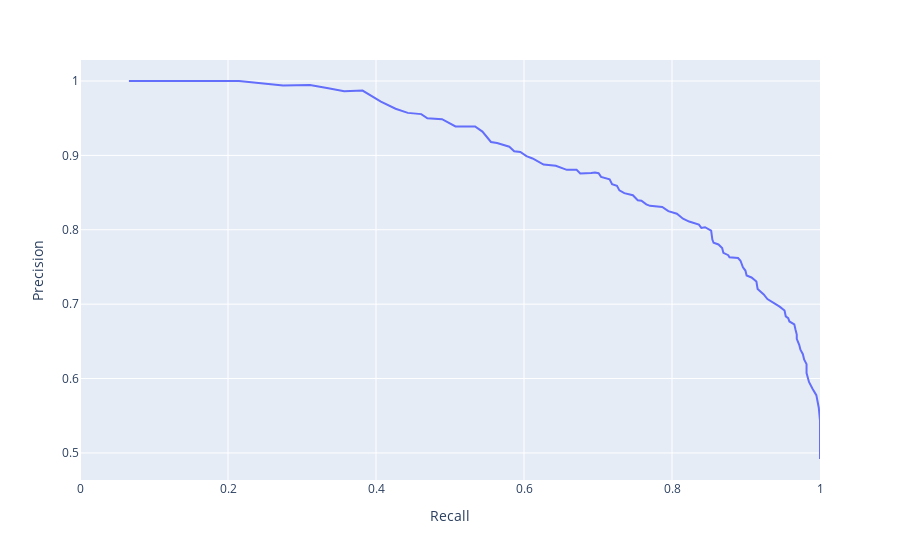

Here is the notebook cell this chart was saved with:
### Markdown cell above
## Precision-Recall Curves

We can also plot precision vs. recall.

### Code cell
fig = px.line(x=recs, y=precs, hover_name=thresholds)
fig.update_xaxes(title="Recall")
fig.update_yaxes(title="Precision")
